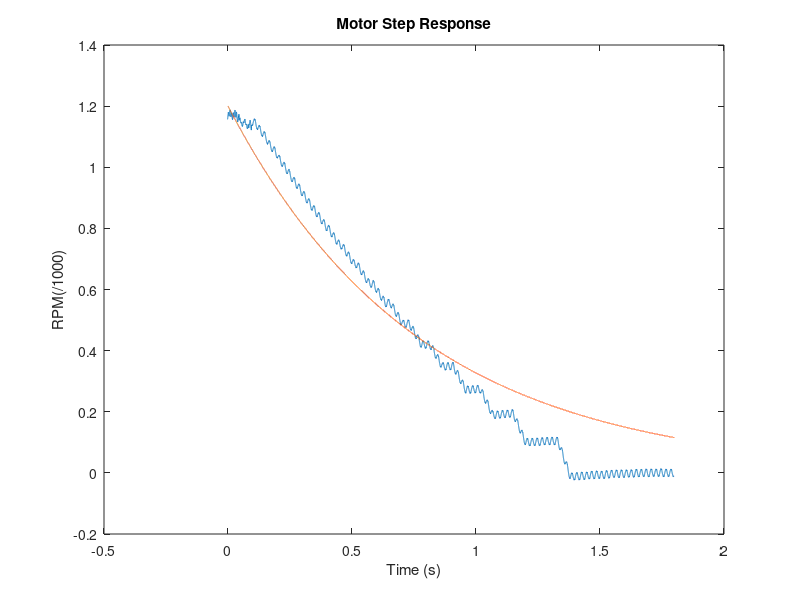

The MATLAB source for this figure:
Array=dlmread('Motor_shut_off_rpm_smoothed.csv');
col1 = Array(:, 1);
col2 = Array(:, 2);
x = linspace(0,1.8,36001);
plot(col1-1.702, col2-0.36)
hold on;
plot(x,1.2*exp(-x/0.769))
xlabel({'Time (s)'},'FontSize',11);

% Create title
title({'Motor Step Response'},'FontSize',11);

% Create ylabel
ylabel({'RPM(/1000)'},'FontSize',11);
hold off;